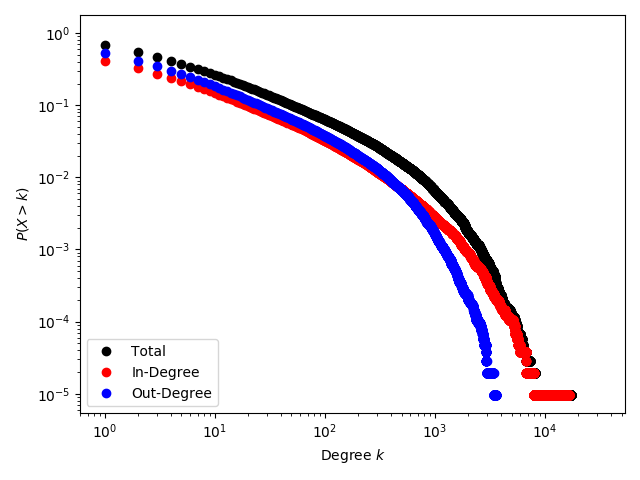

The Python source for this figure:
import numpy as np
import matplotlib.pyplot as plt

total = "experiments/gab/aggregate_measurementsDeg.dat"
indeg = "experiments/gab/aggregate_measurements_directedInDeg.dat"
outdeg = "experiments/gab/aggregate_measurements_directedOutDeg.dat"

labels={}
labels[total]="Total"
labels[indeg]="In-Degree"
labels[outdeg]="Out-Degree"

colors={}
colors[total]='black'
colors[indeg]='red'
colors[outdeg]='blue'

for file in [total, indeg, outdeg]:
    with open(file,'r') as f:
        frequencies = [int(a) for a in f.read().splitlines()[-1].split()]
        frequencies = np.array(frequencies)
        f.close()
    s = float(frequencies.sum())
    cdf = frequencies.cumsum(0)/s
    ccdf = 1 - cdf
    plt.plot(range(len(ccdf)),ccdf, 'bo', label=labels[file], color=colors[file])

plt.yscale('log')
plt.xscale('log')
plt.xlabel('Degree $k$')
plt.ylabel('$P(X>k)$')
plt.legend(loc='lower left')
plt.tight_layout()

plt.savefig('experiments/gab/GabDegDist.png')
plt.show()